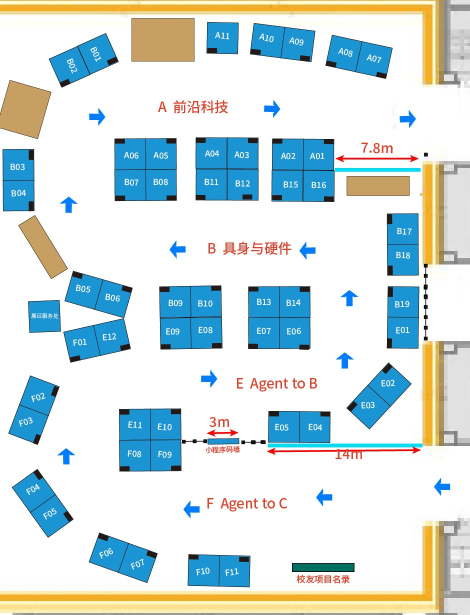
#> input picture 4dai-glasses-main/4dai-glasses-main/android/ai-glasses-poc/app/src/main/assets/mapping/conference/huichang.jpg, 940 x 1230 px (shown at 1/2 size)
$ python -i build_scene_retrieval_index.py   (imports and definitions only)
#> lines starting #> are read from the running program, lines starting #| are printed output that depends on the picture
from __future__ import annotations

import argparse
import json
from pathlib import Path
from typing import Any

import cv2
import numpy as np


# [12 lines left out: function read_jsonl, not called in this run]


def write_json(path: Path, payload: dict[str, Any]) -> None:
    path.parent.mkdir(parents=True, exist_ok=True)
    path.write_text(json.dumps(payload, ensure_ascii=False, indent=2) + "\n", encoding="utf-8")


# [5 lines left out: function write_jsonl, not called in this run]


def l2_normalize(vector: np.ndarray) -> np.ndarray:
    norm = float(np.linalg.norm(vector))
    if norm <= 1e-8:
        return vector.astype(np.float32)
    return (vector / norm).astype(np.float32)


def normalized_histogram(image: np.ndarray, bins: tuple[int, int, int]) -> np.ndarray:
    hist = cv2.calcHist([image], [0, 1, 2], None, bins, [0, 180, 0, 256, 0, 256])
    hist = cv2.normalize(hist, hist).flatten()
    return hist.astype(np.float32)


def extract_hybrid_v1(image_path: Path) -> np.ndarray:
    image = cv2.imread(str(image_path), cv2.IMREAD_COLOR)
#> image is the input picture: shape (1230, 940, 3); mean B, G, R 223, 221.6, 206.3
    if image is None:
        raise ValueError(f"{image_path}: failed to read image")

    resized = cv2.resize(image, (320, 568))
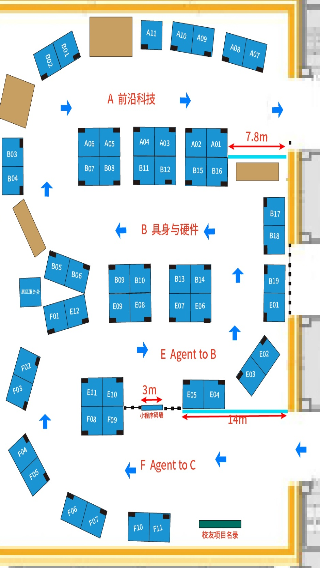
#> resized: shape (568, 320, 3); mean B, G, R 223.1, 221.7, 206.4
    hsv = cv2.cvtColor(resized, cv2.COLOR_BGR2HSV)
#> hsv: shape (568, 320, 3); mean H, S, V 32.3, 55.7, 237.5
    lab = cv2.cvtColor(resized, cv2.COLOR_BGR2LAB)
#> lab: shape (568, 320, 3); mean of channels 0, 1, 2 223.6, 127.1, 126.3
    gray = cv2.cvtColor(resized, cv2.COLOR_BGR2GRAY)
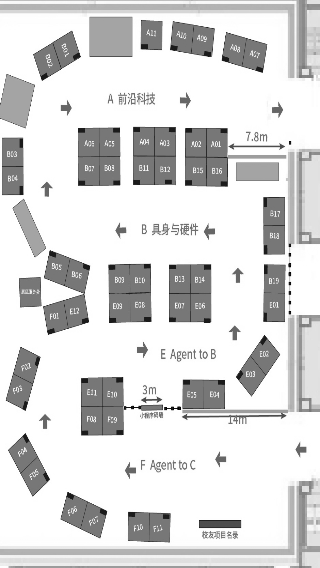
#> gray: shape (568, 320); min 1, max 255, mean 217.3

    color_layout = cv2.resize(lab, (24, 32)).astype(np.float32).flatten() / 255.0
#> color_layout = 2304 values, max 1 at index 72, min 0.0941 at index 1560, mean 0.625
    gray_layout = cv2.resize(cv2.equalizeHist(gray), (24, 32)).astype(np.float32).flatten() / 255.0
#> gray_layout = 768 values, max 1 at index 26, min 0.00784 at index 510, mean 0.655
    edge = cv2.Canny(gray, 80, 160)
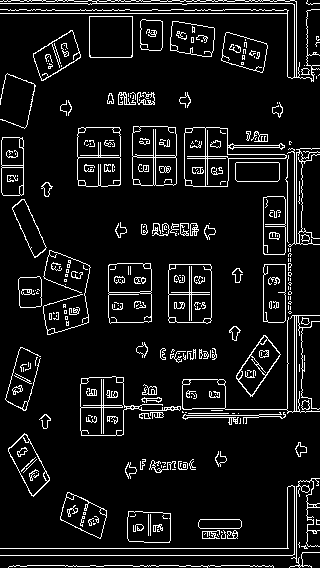
#> edge: shape (568, 320); 8.6% white in thin lines or dots
    edge_layout = cv2.resize(edge, (24, 32)).astype(np.float32).flatten() / 255.0
#> edge_layout = 768 values, max 0.98 at index 228, min 0 at index 4, mean 0.0721
    hsv_hist = normalized_histogram(hsv, (12, 6, 6))
#> in normalized_histogram, `hist = cv2.normalize(hist, hist).flatten()`: hist = 432 values, max 0.967 at index 5, min 0 at index 13, mean 0.0042
#> hsv_hist has the same summary as hist in normalized_histogram

    feature = np.concatenate(
        [
            color_layout * 0.50,
            gray_layout * 0.35,
            edge_layout * 0.25,
            hsv_hist * 0.75,
        ]
    )
#> feature = 4272 values, max 0.725 at index 3845, min 0 at index 3076, mean 0.213
    return l2_normalize(feature)
#> in l2_normalize, `norm = float(np.linalg.norm(vector))`: norm = 17.56


def booth_sort_key(booth_id: str) -> tuple[str, int]:
    return booth_id[0], int(booth_id[1:])


# [194 lines left out: functions load_expected_booths, build_index, topk_indices, evaluate_index, main, not called in this run]


# [2 lines not run here, left out]

>>> result = extract_hybrid_v1('../../android/ai-glasses-poc/app/src/main/assets/mapping/conference/huichang.jpg')
#> result = 4272 values, max 0.0413 at index 3845, min 0 at index 3076, mean 0.0122
